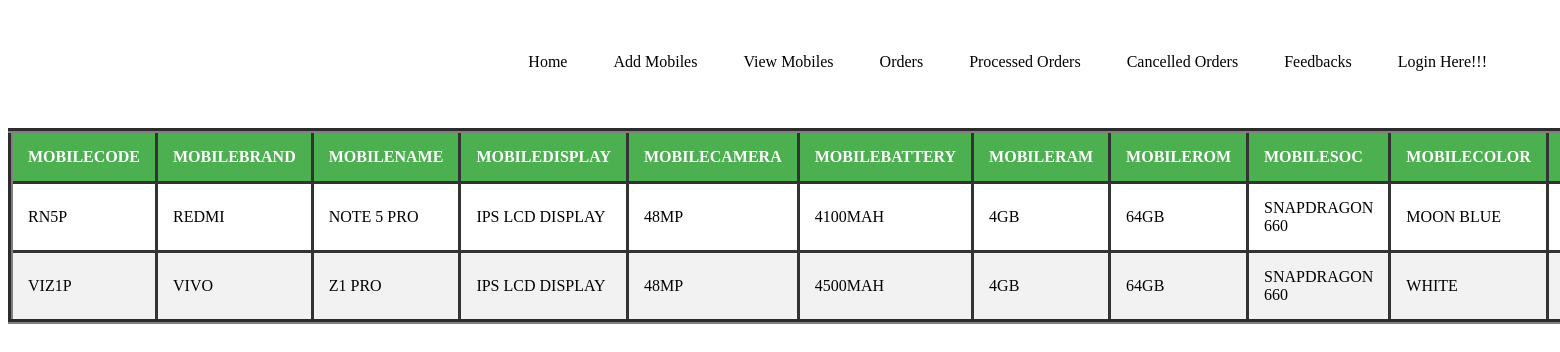
/retrieve.php, run on the app's committed database.
### tables this page shows
CREATE TABLE `mobile` (
  `pid` int(255) NOT NULL auto_increment,
  `mobilecode` varchar(255) NOT NULL,
  `mobilebrand` varchar(255) NOT NULL,
  `mobilename` varchar(255) NOT NULL,
  `mobiledisplay` varchar(255) NOT NULL,
  `mobilecamera` varchar(255) NOT NULL,
  `mobilebattery` varchar(255) NOT NULL,
  `mobilesoc` varchar(255) NOT NULL,
  `mobileram` varchar(255) NOT NULL,
  `mobilerom` varchar(255) NOT NULL,
  `mobilecolor` varchar(255) NOT NULL,
  `mobileprice` varchar(255) NOT NULL,
  PRIMARY KEY  (`pid`)
);

### retrieve.php (the view, shortened to what this page needs)
<!DOCTYPE html>
<html>
<head>
  <link rel="stylesheet" type="text/css" href="tables.css">
</head>
<body>
   <?php require_once 'header.php';?>
   	<?php
   	   $conn=mysql_connect('localhost','root','');
       $sql="select * from mobile";
       $retval=mysql_query($sql,$conn);
       $n=mysql_num_rows($retval);
       if($n>0){
    ?>
    <center>
    <div class="row justify-content-center">
    	<table id="style" border="5"  cellspacing="5" cellpadding="5" >
    		<thead>
    			<tr>
    				<th>MobileCode</th>
    				<th>MobileBrand</th>
    				<th>MobileName</th>
    				<th>MobileDisplay</th>
    				<th>MobileCamera</th>
    				<th>MobileBattery</th>
    				<th>MobileRAM</th>
    				<th>MobileROM</th>
    				<th>MobileSoc</th>
    				<th>MobileColor</th>
    				<th>MobilePrice</th>
    			</tr>
    		</thead>
    		<?php
    		   While($row=mysql_fetch_assoc($retval)):?>
    		   <tr>
    		   	<td><?php echo $row['mobilecode'];?></td>
    		   	<td><?php echo $row['mobilebrand'];?></td>
    		   	<td><?php echo $row['mobilename'];?></td>
    		   	<td><?php echo $row['mobiledisplay'];?></td>
    		   	<td><?php echo $row['mobilecamera'];?></td>
    		   	<td><?php echo $row['mobilebattery'];?></td>
    		   	<td><?php echo $row['mobileram'];?></td>
    		   	<td><?php echo $row['mobilerom'];?></td>
    		   	<td><?php echo $row['mobilesoc'];?></td>
    		   	<td><?php echo $row['mobilecolor'];?></td>
    		   	<td><?php echo $row['mobileprice'];?></td>
            </tr>
            <?php endwhile;?>
        </table>
    </div>
    <?php
         }
       else{
        echo "<br><br><center><strong><h2 style='font-style:oblique; color:red'>There is No Mobiles Yet.Please Add It!!!";
       }?>
</body>
</html>

### header.php (shortened to what this page needs)
<!DOCTYPE html>
<html>
<head>
    <link rel="stylesheet" type="text/css" href="header.css">
</head>
<body>
	<header>
		<div class="main">
			<ul>
				<li class="active"><a href="homes.php">Home</a></li>
				<li><a href="insert.php">Add Mobiles</a></li>
				<li><a href="retrieve.php">View Mobiles</a></li>
				<li><a href="oretrieve.php">Orders</a></li>
				<li><a href="pretrieve.php">Processed Orders</a></li>
				<li><a href="cretrieve.php">Cancelled Orders</a></li>
				<li><a href="fretrieve.php">Feedbacks</a></li>
				<li><a href="loginform.php" target="_blank"><?php if(isset($_SESSION['username'])) echo $_SESSION['username']; else echo 'Login Here!!!';?></a></li>
			</ul>
		</div>
	</header>
</body>
</html>

### tables.css (style rules this page uses)
#style { font-family: "Times New Roman",Times,serif; border-collapse:collapse; width:100%; text-transform: uppercase; }
#style td,#style th { border:3px solid #333; padding:15px; }
#style tr:nth-child(even) { background-color:#f2f2f2; }
#style th { padding-top:15px; padding-bottom:15px; text-align:left; background-color:#4CAF50; color:white; }

### header.css (style rules this page uses)
header { background:transparent; height: 15vh; background-size: cover; background-position: center; background-repeat: none; }
ul { float: right; list-style-type: none; margin-top: 45px; font-family: Algerian; }
ul li { display: inline-block; }
ul li a { text-decoration: none; color: #000; padding: 5px 20px; border: 1px solid transparent; }
.main { max-width: 1500px; margin-top: auto; }

### data on the page
mobile: mobilecode "RN5P", mobilebrand "REDMI", mobilename "NOTE 5 PRO", mobiledisplay "IPS LCD DISPLAY", mobilecamera "48MP", mobilebattery "4100MAH", mobileram "4GB", mobilerom "64GB", mobilesoc "SNAPDRAGON 660", mobilecolor "MOON BLUE"
mobile: mobilecode "VIZ1P", mobilebrand "VIVO", mobilename "Z1 PRO", mobiledisplay "IPS LCD DISPLAY", mobilecamera "48MP", mobilebattery "4500MAH", mobileram "4GB", mobilerom "64GB", mobilesoc "SNAPDRAGON 660", mobilecolor "WHITE"
